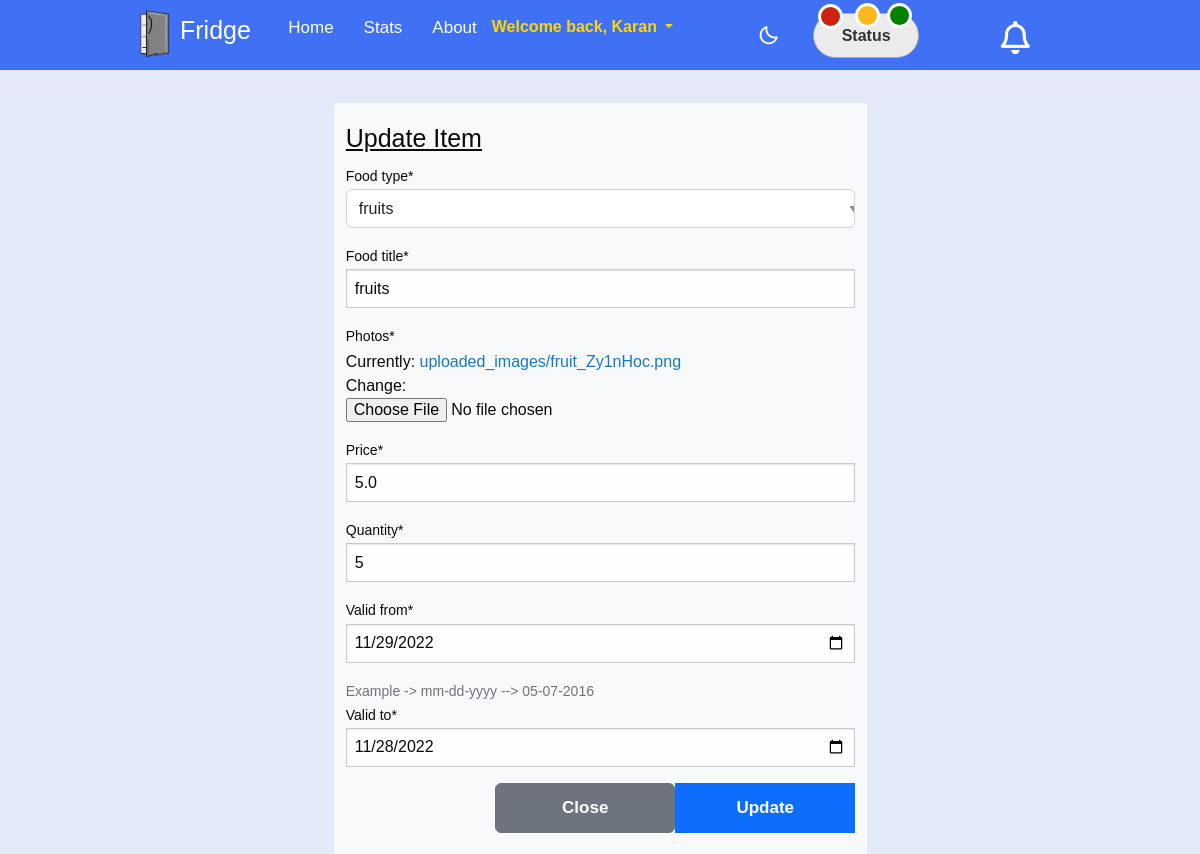
The page /edit/48 (signed in) on the database its author committed.
### app1/models.py (models this page shows, shortened)
class Item(models.Model):
    STATUS_CHOICES1 = (
        ('dairy', 'dairy'),
        ('beverages', 'beverages'),
        ('frozen vegetables', 'frozen vegetables'),
        ('meat', 'meat'),
        ('fruits', 'fruits'),
    )
    STATUS = (
        ('Expired', 'Expired'),
        ('Warning', 'Warning'),
        ('Good', 'Good')
    )
    author = models.ForeignKey(Profile, on_delete=models.CASCADE)
    food_type = models.CharField(max_length=100, choices=STATUS_CHOICES1)
    food_title = models.CharField(max_length=120)
    photos = models.ImageField(upload_to='uploaded_images/')
    price = models.FloatField(default=0)
    quantity = models.PositiveIntegerField(null=False, default=0)
    valid_from = models.DateField(auto_now=False, auto_now_add=False)
    valid_to = models.DateField(auto_now=False, auto_now_add=False)
    timestamp = models.DateTimeField(auto_now_add=True)
    status = models.CharField(default='Good',max_length=100, choices=STATUS)
    delta = models.IntegerField(null=False, default=0)
    daystill = models.IntegerField(null=False, default=0)
    humanize_time = models.IntegerField(null=False, default=0)
    humanize_time1 = models.IntegerField(null=False, default=0)
    class Meta:
        verbose_name_plural = "Items"

### app1/views.py (the view)
# urls.py: path('edit/<int:pk>', item_update, name='item_update'),
@login_required
def item_update(request, pk):
    data = get_object_or_404(Item, pk=pk, author=request.user.id)
    form = ItemForm(instance=data)
    if request.method == "POST":
        form = ItemForm(request.POST, request.FILES, instance=data)
        if form.is_valid():
            form.save()
            messages.success(request, "Successfully updated item ...!!!")
            return redirect('item_list')
    context = {
        "form": form
    }
    return render(request, 'update_item.html', context)

### app1/forms.py
class ItemForm(forms.ModelForm):
    valid_to = forms.DateField(
        widget = forms.DateInput(
            attrs={
                'type': 'date',
                'class': 'form-control'},
            )
    )
    valid_from = forms.DateField(
        widget = forms.DateInput(
            attrs={
                'type': 'date',
                'class': 'form-control'},
            )
    )
    class Meta:
        model = Item
        fields = ('food_type', 'food_title', 'photos', 'price', 'quantity', 'valid_from', 'valid_to')
    def __init__(self, *args, **kwargs):
        super(ItemForm, self).__init__(*args, **kwargs)
        self.fields['valid_from'].help_text = "Example -> mm-dd-yyyy --> 05-07-2016"

### templates/update_item.html (shortened to what this page needs)
{% extends 'base.html' %}
{% load crispy_forms_tags %}
{% block content %}
    <div class="container mt-5">
        <div class="row justify-content-center ">
            <div class="col-md-6 col-sm-4 bg-light">
                <h4 class="mt-3"><u>Update Item</u></h4>
                <form action="" method="post" enctype="multipart/form-data">
                    {{ form|crispy }}
                    <div class="modal-footer mt-2 mb-3 ">
                        <a href="/"><button type="button_update" class="btn btn-secondary" data-bs-dismiss="modal">Close
                        </button></a>
                        <button type="submit" class="btn btn-primary ">Update</button>
                    </div>
                </form>
            </div>
        </div>
    </div>
{% endblock %}

### templates/navigation.html (shortened to what this page needs)
{% load static %}
<link rel="stylesheet" href="{% static '/css/new.css' %}">
<link rel="stylesheet" href="{% static '/css/nav.css' %}">
<link href='https://unpkg.com/boxicons@2.1.1/css/boxicons.min.css' rel='stylesheet'>
<body>
      <a class="btn btn-primary" data-bs-toggle="modal" href="#exampleModalToggle3" role="button">Good Items</a>
    <nav>
        <div class="nav-bar">
            <span class="logo navLogo"><img src="{% static 'images/Fridge_logo.png' %}" alt="Fridge Logo" width="50" height="60"><a href="/">Fridge</a></span>
            <div class="menu">
                {% if user.is_authenticated %}
                <ul class="nav-links">
                    <li><a href="{% url 'item_list' %}">Home</a></li>
                    <li><a href="{% url 'chart' %}">Stats</a></li>
                    <li><a href="{% url 'about' %}">About</a></li>
                    <div class="btn-group">
                        <button type="button" class="btn-btn navbtn dropdown-toggle" style="color: gold; font-weight: bold;" data-bs-toggle="dropdown"
                                aria-expanded="false">Welcome back, {{ user.username|capfirst }}
                        </button>
                    </div>
                </ul>
                <div class="darkLight-searchBox">
                    <div class="dark-light">
                        <i class='bx bx-moon moon'></i>
                    </div>
            </div>
            <button class="center notification icon notification1 icon btn btn-default" data-bs-toggle="modal" data-bs-target="#exampleModalToggle" style="width:15%;"> Status
                <span class="notification-number ">{{counterexpired}}</span>
            </button>
            <a class="center notification1 icon1">
                <span class="notification1-number1">{{counterwarning}}</span>
            </a>
            <a class="center notification2 icon2">
                <span class="notification2-number2">{{countergood}}</span>
            </a>
                </div>
                    {% if totalcount > 9 %}
                    <div class = "notificationbtn" data-bs-toggle="modal" data-bs-target="#exampleModalnotify" data-count={{totalcount}}>
                    <div class = "number">9<span style="padding-top: 6px;">&#43;</span></div>
                      <i class="fa-regular fa-bell"></i>
                    <div class = "box">
                    <div class = "display">
                    <div class = "nothing">
                    <i class="fas fa-child stick"></i>
                    <div class = "cent">Looks Like your all caught up!</div>
                    </div>
                    {% else %}
                    <div class = "notificationbtn" data-bs-toggle="modal" data-bs-target="#exampleModalnotify" data-count={{totalcount}}>
                        <i class="fa-regular fa-bell"></i>
                      {% endif %}
        </div>
        {% else %}
    <a href="{% url 'login' %}" class="btn btn-success" style="margin-right: 12px;">Login</a>
    <a href="{% url 'signup' %}" class="btn btn-warning ">Sign-up</a>
    {% endif %}
    </nav>
</body>

### static/css/style.css (style rules this page uses)
body { background-image: url('../images/Kitchen6.jpg'); background-position: center; background-size: cover; background-color: white; background-repeat: no-repeat; }
.icon { padding: 10px; min-width: 40px; }
.btn-group { padding-right: 90px; }
.btn-group { height: 70px; }

### static/css/nav.css (style rules this page uses)
* { margin: 0; padding: 0; box-sizing: border-box; font-family: 'Poppins', sans-serif; transition: all 0.4s ease; ; }
:root { --body-color: #E4E9F7; --nav-color: #4070F4; --side-nav: #010718; --text-color: #FFF; --search-bar: #F2F2F2; --search-text: #010718; }
body { height: 100vh; background-color: var(--body-color); background-image: url('../images/Kitchen6.jpg'); }
nav { position: fixed; top: 0; left: 0; height: 70px; width: 100%; background-color: var(--nav-color); z-index: 100; }
nav .nav-bar { position: relative; height: 100%; max-width: 1000px; width: 100%; background-color: var(--nav-color); margin: 0 auto; padding: 0 30px; display: flex; align-items: center; justify-content: space-between; }
nav .nav-bar .logo a { font-size: 25px; font-weight: 500; color: var(--text-color); text-decoration: none; }
.nav-bar .nav-links { display: flex; align-items: center; }
.nav-bar .nav-links li { margin: 0 5px; list-style: none; }
.nav-links li a { position: relative; font-size: 17px; font-weight: 400; color: var(--text-color); text-decoration: none; padding: 10px; }
.nav-links li a::before { content: ''; position: absolute; left: 50%; bottom: 0; transform: translateX(-50%); height: 6px; width: 6px; border-radius: 50%; background-color: var(--text-color); opacity: 0; transition: all 0.3s ease; }
.nav-bar .darkLight-searchBox { display: flex; align-items: center; }
.darkLight-searchBox .dark-light, .darkLight-searchBox .searchToggle { height: 40px; width: 40px; display: flex; align-items: center; justify-content: center; margin: 0 5px; padding-right: 185px; }
.dark-light i, .searchToggle i { position: absolute; color: var(--text-color); font-size: 22px; cursor: pointer; transition: all 0.3s ease; }
.container { padding-bottom: 23px; height: 20px; padding-left: 49px; padding-right: 48px; margin-bottom: -20px; }
* { padding: 0; margin: 0; font-family: 'IBM Plex Sans', sans-serif; }
.btn { width: 180px; position: relative; height: 50px; margin-bottom: 5px; font-size: 17px; display: inline-block; font-weight: bold; }
* { box-sizing: border-box; }
.notification.icon { position: absolute; text-align: center; font-size: 1em; color: #FFF; color: #333; background-color: #ebebeb; border: 1px solid #adadad; border-radius: 45px; height: 20px; width: 90px; padding-bottom: 33px; margin-left: 560px; margin-top: 21px; }
.notification1.icon1 { position: absolute; text-align: center; font-size: 1em; color: #333; border-radius: 45px; height: 32px; width: 90px; padding-bottom: 33px; margin-left: 657px; margin-top: 26px; }
.notification2.icon2 { position: absolute; text-align: center; font-size: 1em; border-radius: 45px; height: 32px; width: 90px; padding-bottom: 33px; margin-left: 759px; margin-top: 26px; }
.notification.icon .notification-number { position: absolute; right: 75px; top: -10px; z-index: 1; background: #cc2311; border: 3px solid #FFF; border-radius: 50%; padding-top: 5px; height: 25px; width: 25px; font-family: sans-serif; text-align: center; font-size: 15px; font-weight: 700; line-height: 10px; color: #FFF; -webkit-animation: bounce 1s infinite; }
.notification1.icon1 .notification1-number1 { position: absolute; right: 120px; top: -15px; z-index: 1; background: #FFB81C; ; border: 3px solid #FFF; border-radius: 50%; padding-top: 5px; height: 25px; width: 25px; font-family: sans-serif; text-align: center; font-size: 15px; font-weight: 700; line-height: 10px; color: #FFF; }
.notification2.icon2 .notification2-number2 { position: absolute; right: 190px; top: -15px; z-index: 1; background: green; border: 3px solid #FFF; border-radius: 50%; padding-top: 5px; height: 25px; width: 25px; font-family: sans-serif; text-align: center; font-size: 15px; font-weight: 700; line-height: 10px; color: #FFF; }

### templates/navigation.html (style rules this page uses)
.notificationbtn { padding-top: 30px; position: relative; display: inline-block; font-family: 'Raleway', sans-serif; cursor:pointer; }
.fa-regular { font-size: 25pt; padding-bottom: 25px; margin-right: 40px; margin-left: 40px; color:white; }

### rows shown on the page
Item: food_type "fruits", food_title "fruits", price "5.0", quantity "5", valid_from "11/29/2022", valid_to "11/28/2022"

### other values the page prints
{{ user.username|capfirst }} "Karan"
